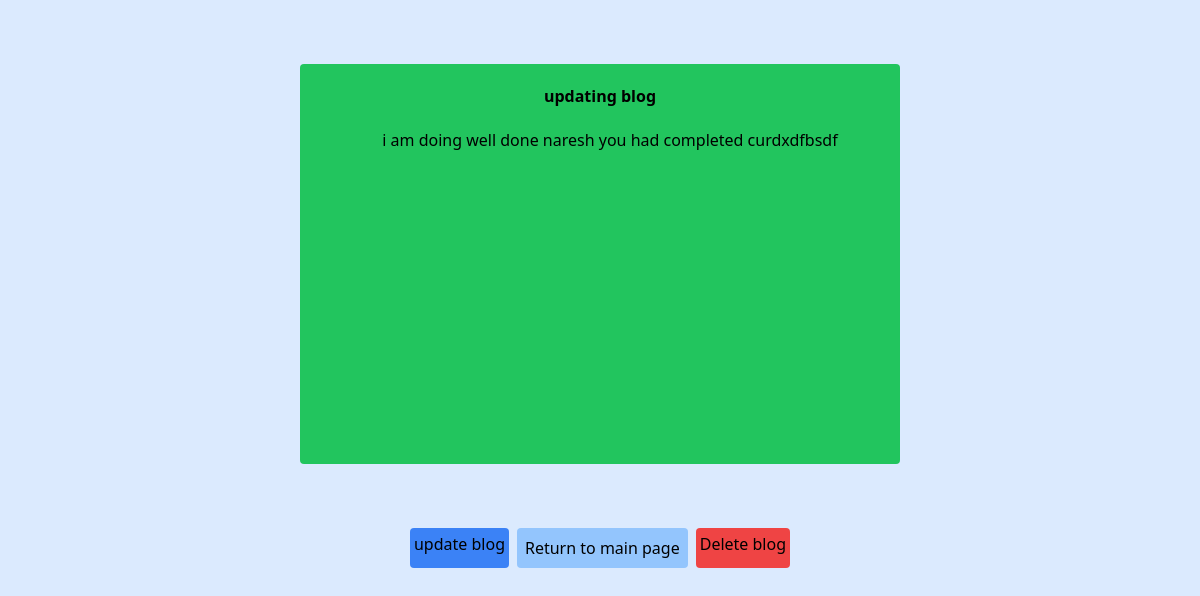
The app's page /ormapp/blog/view/1/ with its own data.
### ormapp/models.py (models this page shows, shortened)
class Myblog(models.Model):
   title=models.CharField(max_length=50)
   caption=models.TextField()
   created_at=models.DateTimeField(auto_now_add=True)
   updated_at=models.DateTimeField(auto_now=True)

### ormapp/views.py (the view)
# urls.py: path("blog/view/<id>/", views.blog_view, name="blog_view_url"),
def blog_view(request , id):
  blog=Myblog.objects.get(pk=id)
  return  render(request,"components/Blogs.html",{
   "blog":blog
  })

### ormapp/templates/components/Blogs.html (shortened to what this page needs)
<!DOCTYPE html>
<html lang="en">
<head>
  <script src="https://cdn.tailwindcss.com"></script>
</head>
<body class="bg-blue-100 flex flex-col items-center justify-center">
  <div class="flex    h-[50vh] mt-16 flex-col bg-green-500 rounded w-[50%]  items-center ">
    <div class=" p-5 font-bold">
      {{ blog.title }} <br>
    </div>
    <div class="pl-5">
      {{ blog.caption }}
    </div>
    </div>
     <div class="wrapper  flex mt-[5%]  justify-center">
      <a class="bg-blue-500 rounded p-1 m-1" href="{% url 'update_blog_view_url' blog.id %}">update blog</a>
      <a class="rounded bg-blue-300 p-2 m-1  " href="{% url 'home_url' %}">Return to main page </a>
      <a class="bg-red-500 rounded p-1 m-1 " href="{% url 'delete_blog_view_url' blog.id %}">Delete blog</a>
  </div>
</body>
</html>

### records on screen
Myblog: title "updating blog", caption "i am doing well done naresh you had completed curdxdfbsdf"
